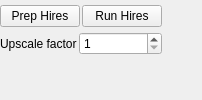
                   <widget class="QWidget" name="tab_4">
                    <attribute name="title">
                     <string>Batch img2img upscale</string>
                    </attribute>
                    <layout class="QGridLayout" name="gridLayout_22">
                     <property name="leftMargin">
                      <number>0</number>
                     </property>
                     <property name="topMargin">
                      <number>5</number>
                     </property>
                     <property name="rightMargin">
                      <number>0</number>
                     </property>
                     <property name="bottomMargin">
                      <number>0</number>
                     </property>
                     <property name="horizontalSpacing">
                      <number>2</number>
                     </property>
                     <property name="verticalSpacing">
                      <number>5</number>
                     </property>
                     <item row="1" column="0">
                      <widget class="QLabel" name="label_85">
                       <property name="text">
                        <string>Upscale factor</string>
                       </property>
                      </widget>
                     </item>
                     <item row="0" column="4">
                      <spacer name="horizontalSpacer_2">
                       <property name="orientation">
                        <enum>Qt::Horizontal</enum>
                       </property>
                       <property name="sizeHint" stdset="0">
                        <size>
                         <width>40</width>
                         <height>20</height>
                        </size>
                       </property>
                      </spacer>
                     </item>
                     <item row="0" column="2" colspan="2">
                      <widget class="QPushButton" name="run_hires">
                       <property name="toolTip">
                        <string>Runs the whole process of upscaling and image to image the input image tile by tile. Click stop in the upper right corner if you like to stop the process</string>
                       </property>
                       <property name="text">
                        <string>Run Hires</string>
                       </property>
                      </widget>
                     </item>
                     <item row="1" column="1" colspan="3">
                      <widget class="QSpinBox" name="batch_upscale_factor">
                       <property name="toolTip">
                        <string>&lt;html&gt;&lt;head/&gt;&lt;body&gt;&lt;p&gt;The upscale factor&lt;/p&gt;&lt;p&gt;output size = input size * factor. H and W will be calculated the same way. &lt;/p&gt;&lt;p&gt;The aspect ratio will be keept. &lt;/p&gt;&lt;p&gt;be aware that more big means more time to render all the images&lt;/p&gt;&lt;/body&gt;&lt;/html&gt;</string>
                       </property>
                       <property name="minimum">
                        <number>1</number>
                       </property>
                       <property name="maximum">
                        <number>10</number>
                       </property>
                      </widget>
                     </item>
                     <item row="2" column="0">
                      <spacer name="verticalSpacer_3">
                       <property name="orientation">
                        <enum>Qt::Vertical</enum>
                       </property>
                       <property name="sizeHint" stdset="0">
                        <size>
                         <width>20</width>
                         <height>40</height>
                        </size>
                       </property>
                      </spacer>
                     </item>
                     <item row="0" column="0" colspan="2">
                      <widget class="QPushButton" name="prep_hires">
                       <property name="toolTip">
                        <string>Open a filechooser to select the image you want to work with</string>
                       </property>
                       <property name="text">
                        <string>Prep Hires</string>
                       </property>
                      </widget>
                     </item>
                    </layout>
                   </widget>
